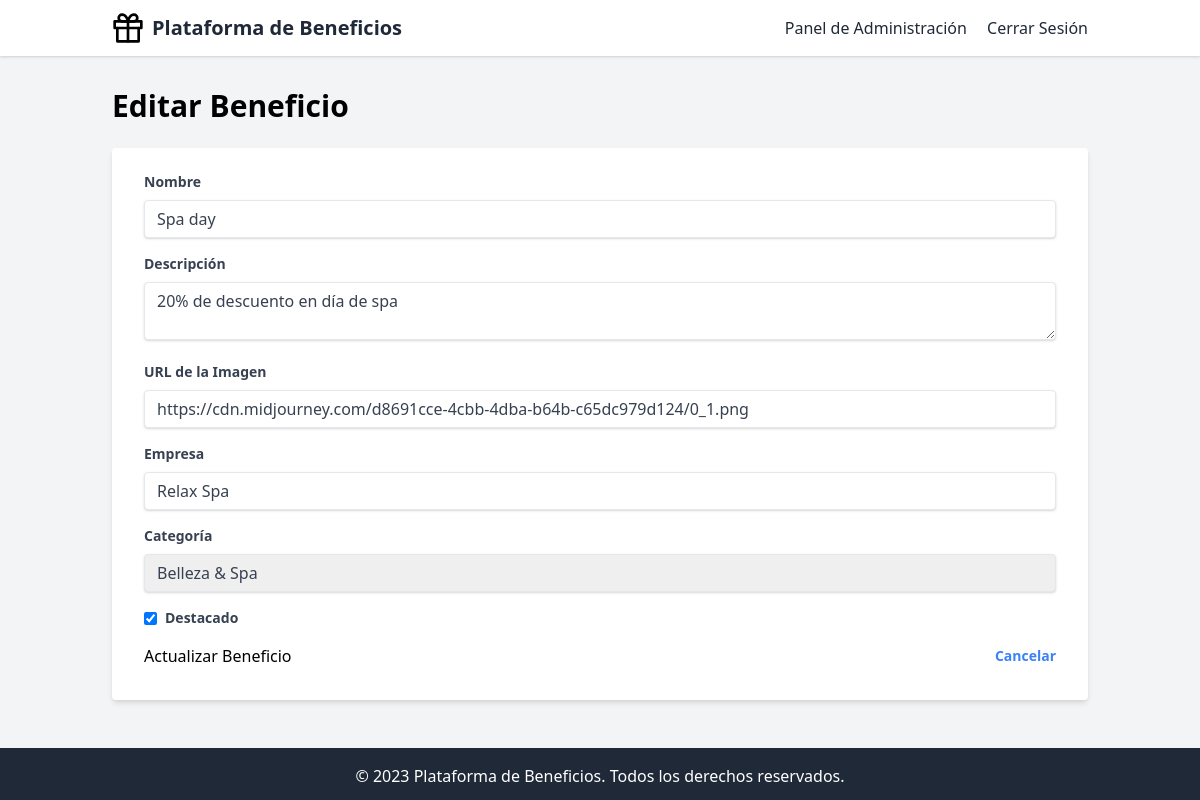
The app's page /admin/benefit/2/edit (signed in) with its own data.
### app/models.py (models this page shows)
class Benefit(db.Model):
    id = db.Column(db.Integer, primary_key=True)
    name = db.Column(db.String(128), index=True)
    description = db.Column(db.Text)
    image_url = db.Column(db.String(256))
    company = db.Column(db.String(128))
    category_id = db.Column(db.Integer, db.ForeignKey('category.id'))
    redemptions = db.relationship('Redemption', backref='benefit', lazy='dynamic')
    featured = db.Column(db.Boolean, default=False)

class Category(db.Model):
    id = db.Column(db.Integer, primary_key=True)
    name = db.Column(db.String(64), index=True, unique=True)
    image_url = db.Column(db.String(256))
    benefits = db.relationship('Benefit', backref='category', lazy='dynamic')

### app/admin/routes.py (the view, shortened to what this page needs)
@bp.route('/benefit/<int:id>/edit', methods=['GET', 'POST'])
@login_required
def edit_benefit(id):
    benefit = Benefit.query.get_or_404(id)
    categories = Category.query.all()
    return render_template('admin/benefit_form.html', benefit=benefit, categories=categories)

### app/models.py (called while the page is built)
@login_manager.user_loader
def load_user(id):
    return User.query.get(int(id))

### templates/admin/benefit_form.html
{% extends "base.html" %}
{% block content %}
<h1 class="text-3xl font-bold mb-6">{% if benefit %}Editar Beneficio{% else %}Agregar Nuevo Beneficio{% endif %}</h1>
<form method="POST" class="bg-white shadow-md rounded px-8 pt-6 pb-8 mb-4">
    <div class="mb-4">
        <label class="block text-gray-700 text-sm font-bold mb-2" for="name">
            Nombre
        </label>
        <input class="shadow appearance-none border rounded w-full py-2 px-3 text-gray-700 leading-tight focus:outline-none focus:shadow-outline" id="name" name="name" type="text" placeholder="Nombre del beneficio" value="{{ benefit.name if benefit else '' }}" required>
    </div>
    <div class="mb-4">
        <label class="block text-gray-700 text-sm font-bold mb-2" for="description">
            Descripción
        </label>
        <textarea class="shadow appearance-none border rounded w-full py-2 px-3 text-gray-700 leading-tight focus:outline-none focus:shadow-outline" id="description" name="description" placeholder="Descripción del beneficio" required>{{ benefit.description if benefit else '' }}</textarea>
    </div>
    <div class="mb-4">
        <label class="block text-gray-700 text-sm font-bold mb-2" for="image_url">
            URL de la Imagen
        </label>
        <input class="shadow appearance-none border rounded w-full py-2 px-3 text-gray-700 leading-tight focus:outline-none focus:shadow-outline" id="image_url" name="image_url" type="url" placeholder="https://ejemplo.com/imagen.jpg" value="{{ benefit.image_url if benefit else '' }}" required>
    </div>
    <div class="mb-4">
        <label class="block text-gray-700 text-sm font-bold mb-2" for="company">
            Empresa
        </label>
        <input class="shadow appearance-none border rounded w-full py-2 px-3 text-gray-700 leading-tight focus:outline-none focus:shadow-outline" id="company" name="company" type="text" placeholder="Nombre de la empresa" value="{{ benefit.company if benefit else '' }}" required>
    </div>
    <div class="mb-4">
        <label class="block text-gray-700 text-sm font-bold mb-2" for="category_id">
            Categoría
        </label>
        <select class="shadow appearance-none border rounded w-full py-2 px-3 text-gray-700 leading-tight focus:outline-none focus:shadow-outline" id="category_id" name="category_id" required>
            {% for category in categories %}
                <option value="{{ category.id }}" {% if benefit and benefit.category_id == category.id %}selected{% endif %}>{{ category.name }}</option>
            {% endfor %}
        </select>
    </div>
    <div class="mb-4">
        <label class="flex items-center">
            <input type="checkbox" class="form-checkbox" name="featured" {% if benefit and benefit.featured %}checked{% endif %}>
            <span class="ml-2 text-gray-700 text-sm font-bold">Destacado</span>
        </label>
    </div>
    <div class="flex items-center justify-between">
        <button class="btn-primary" type="submit">
            {% if benefit %}Actualizar{% else %}Agregar{% endif %} Beneficio
        </button>
        <a href="{{ url_for('admin.dashboard') }}" class="inline-block align-baseline font-bold text-sm text-blue-500 hover:text-blue-800">
            Cancelar
        </a>
    </div>
</form>
{% endblock %}

### records on screen
Benefit: name "Spa day", description "20% de descuento en día de spa", image_url "https://cdn.midjourney.com/d8691cce-4cbb-4dba-b64b-c65dc979d124/0_1.png", company "Relax Spa", category_id "Belleza & Spa", featured "☑"
